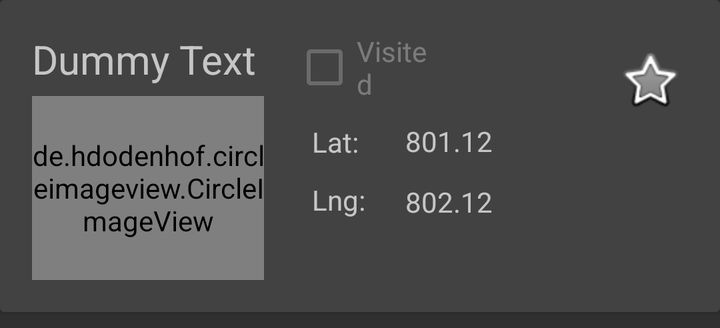
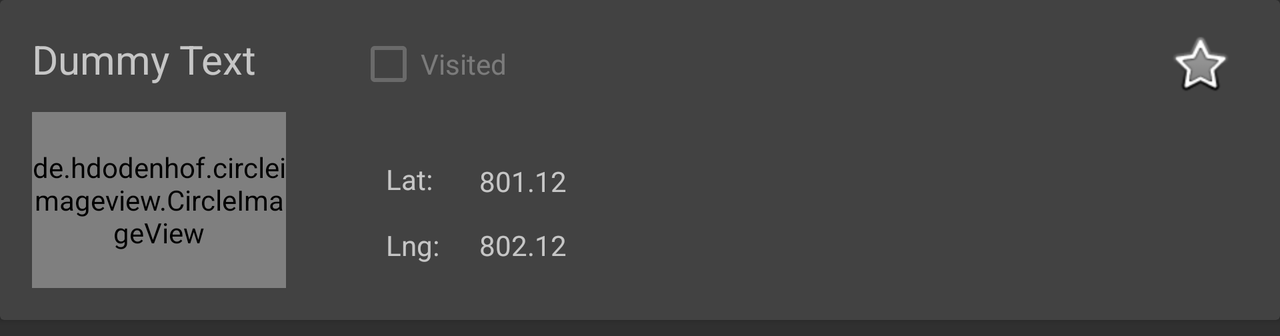

One screen, two layout resources from the same app: the default and the repository's alternative for another configuration. Each is rendered where Android would select it; the XML of both is given below.
<!-- AndroidManifest.xml: application theme AppTheme -->
<!-- res/layout/recyclerview_listitem.xml -->
<?xml version="1.0" encoding="utf-8"?>
<androidx.cardview.widget.CardView xmlns:android="http://schemas.android.com/apk/res/android"
                                   xmlns:app="http://schemas.android.com/apk/res-auto"
                                   xmlns:tools="http://schemas.android.com/tools" android:layout_width="match_parent"
                                   android:layout_height="wrap_content"
                                   android:layout_marginBottom="8dp"
                                   android:elevation="24dp">
    <RelativeLayout
            android:layout_width="match_parent"
            android:layout_height="wrap_content"
            android:padding="16dp">

        <de.hdodenhof.circleimageview.CircleImageView
                android:id="@+id/site_imageIcon"
                android:layout_width="116dp"
                android:layout_height="75dp"
                android:src="@mipmap/ic_launcher" android:layout_alignParentStart="true"
                android:layout_marginStart="0dp"
                android:layout_alignBottom="@+id/lng." android:layout_marginBottom="-31dp"
                android:layout_marginTop="32dp"
                android:layout_alignParentTop="true"/>

        <TextView
                android:id="@+id/site_name"
                android:layout_height="wrap_content"
                android:layout_toRightOf="@+id/site_imageIcon"
                android:layout_marginLeft="46dp"
                android:layout_marginTop="0dp"
                android:textSize="20sp"
                android:text="Dummy Text" android:layout_alignParentTop="true" android:layout_width="wrap_content"
                android:layout_alignParentStart="true" android:layout_marginStart="0dp"/>
        <CheckBox
                android:text="@string/site_cb_visited"
                android:layout_width="128dp"
                android:layout_height="wrap_content"
                android:layout_alignParentEnd="true"
                android:layout_toRightOf="@+id/site_imageIcon"
                android:layout_marginLeft="20dp"
                android:id="@+id/site_checkbox"
                android:enabled="false"
                android:layout_marginEnd="124dp" android:layout_toEndOf="@+id/site_name"
                android:layout_marginStart="18dp" android:layout_marginTop="0dp" android:layout_alignParentTop="true"/>

        <CheckBox
                android:button="@android:drawable/btn_star"
                android:layout_width="35dp"
                android:layout_height="wrap_content"
                android:id="@+id/site_list_favourite"

                android:background="@android:color/transparent"
                android:layout_gravity="center"
                app:layout_constraintEnd_toEndOf="parent"
                android:layout_marginEnd="0dp"
                android:layout_marginTop="8dp" app:layout_constraintTop_toTopOf="parent"
                app:layout_constraintStart_toEndOf="@+id/site_et_name"
                android:layout_marginBottom="50dp"
                app:layout_constraintBottom_toTopOf="@+id/site_et_description"
                app:layout_constraintVertical_bias="0.845"
                android:layout_alignParentEnd="true"
                android:enabled="false"
                android:layout_alignParentTop="true"/>
        <TextView
                android:text="Lat: "
                android:layout_width="wrap_content"
                android:layout_height="wrap_content"
                android:id="@+id/lat."
                android:layout_below="@+id/site_checkbox" android:layout_marginTop="10dp"
                android:layout_toEndOf="@+id/site_imageIcon" android:layout_marginStart="24dp"/>
        <TextView
                android:text="Lng:"
                android:layout_width="wrap_content"
                android:layout_height="wrap_content"
                android:id="@+id/lng."
                android:layout_below="@+id/site_checkbox" android:layout_marginTop="39dp"
                android:layout_alignStart="@+id/lat."/>
        <TextView
                android:text="802.12"
                android:layout_width="60dp"
                android:layout_height="wrap_content"
                android:id="@+id/site_list_lng"
                android:layout_below="@+id/site_checkbox" android:layout_marginTop="40dp"
                android:layout_alignParentEnd="true" android:layout_marginEnd="60dp" android:layout_toEndOf="@+id/lng."
                android:layout_marginStart="20dp"/>
        <TextView
                android:text="801.12"
                android:layout_width="wrap_content"
                android:layout_height="wrap_content"
                android:id="@+id/site_list_lat"
                android:layout_alignBottom="@+id/site_imageIcon" android:layout_marginBottom="60dp"
                android:layout_toEndOf="@+id/lat." android:layout_marginStart="20dp"
                android:layout_alignParentEnd="true" android:layout_marginEnd="40dp"/>

    </RelativeLayout>
</androidx.cardview.widget.CardView>
<!-- resources referenced by this layout -->
<resources>
  <string name="site_cb_visited">Visited</string>
  <style name="AppTheme" parent="Theme.AppCompat.NoActionBar">
          <item name="colorPrimary">@color/colorPrimary</item>
          <item name="colorPrimaryDark">@color/colorPrimaryDark</item>
          <item name="colorAccent">@color/colorAccent</item>
          <item name="android:color">#FFFFFF</item>
      </style>
  <color name="colorPrimary">#12060f</color>
  <color name="colorPrimaryDark">#c9b9ef</color>
  <color name="colorAccent">#e8ef14</color>
</resources>
<!-- res/layout-land/recyclerview_listitem.xml (the repository's variant of the layout above) -->
<!-- drawn on the phone turned sideways -->
<?xml version="1.0" encoding="utf-8"?>
<androidx.cardview.widget.CardView xmlns:android="http://schemas.android.com/apk/res/android"
                                   xmlns:app="http://schemas.android.com/apk/res-auto"
                                   android:layout_width="match_parent"
                                   android:layout_height="wrap_content"
                                   android:layout_marginBottom="8dp"
                                   android:elevation="24dp">
    <RelativeLayout
            android:layout_width="match_parent"
            android:layout_height="wrap_content"
            android:padding="16dp">

        <de.hdodenhof.circleimageview.CircleImageView
                android:id="@+id/site_imageIcon"
                android:layout_width="127dp"
                android:layout_height="88dp"
                android:src="@mipmap/ic_launcher" android:layout_alignParentStart="true"
                android:layout_marginStart="0dp"
                android:layout_marginTop="0dp" android:layout_below="@+id/site_list_favourite"/>

        <TextView
                android:id="@+id/site_name"
                android:layout_height="wrap_content"
                android:layout_toRightOf="@+id/site_imageIcon"
                android:layout_marginLeft="0dp"
                android:layout_marginTop="0dp"
                android:textSize="20sp"
                android:text="Dummy Text" android:layout_alignParentTop="true" android:layout_width="wrap_content"
                android:layout_alignParentStart="true" android:layout_marginStart="0dp"/>
        <CheckBox
                android:text="@string/site_cb_visited"
                android:layout_width="wrap_content"
                android:layout_height="wrap_content"
                android:layout_toRightOf="@+id/site_imageIcon"
                android:layout_marginLeft="73dp"
                android:layout_marginTop="0dp"
                android:id="@+id/site_checkbox"
                android:enabled="false" android:layout_toEndOf="@+id/site_name"
                android:layout_marginStart="50dp" android:layout_alignParentTop="true"/>

        <CheckBox
                android:button="@android:drawable/btn_star"
                android:layout_width="35dp"
                android:layout_height="wrap_content"
                android:id="@+id/site_list_favourite"

                android:background="@android:color/transparent"
                android:layout_gravity="center"
                app:layout_constraintEnd_toEndOf="parent"
                android:layout_marginEnd="5dp"
                android:layout_marginTop="0dp" app:layout_constraintTop_toTopOf="parent"
                app:layout_constraintStart_toEndOf="@+id/site_et_name"
                android:layout_marginBottom="8dp"
                app:layout_constraintBottom_toTopOf="@+id/site_et_description"
                app:layout_constraintVertical_bias="0.845"
                android:layout_alignParentEnd="true"
                android:enabled="false" android:layout_alignParentTop="true"/>
        <TextView
                android:text="Lat: "
                android:layout_width="wrap_content"
                android:layout_height="wrap_content"
                android:id="@+id/lat."
                android:layout_below="@+id/site_checkbox" android:layout_marginTop="32dp"
                android:layout_toEndOf="@+id/site_imageIcon" android:layout_marginStart="50dp"/>
        <TextView
                android:text="Lng:"
                android:layout_width="wrap_content"
                android:layout_height="wrap_content"
                android:id="@+id/lng."
                android:layout_below="@+id/site_checkbox" android:layout_marginTop="65dp"
                android:layout_toEndOf="@+id/site_imageIcon" android:layout_marginStart="50dp"/>
        <TextView
                android:text="802.12"
                android:layout_width="60dp"
                android:layout_height="wrap_content"
                android:id="@+id/site_list_lng"
                android:layout_below="@+id/site_checkbox" android:layout_marginTop="65dp"
                android:layout_toEndOf="@+id/lng." android:layout_marginStart="20dp"
                android:layout_alignParentEnd="true" android:layout_marginEnd="30dp"/>
        <TextView
                android:text="801.12"
                android:layout_width="wrap_content"
                android:layout_height="wrap_content"
                android:id="@+id/site_list_lat"
                android:layout_below="@+id/site_checkbox" android:layout_marginTop="33dp"
                android:layout_toEndOf="@+id/lat." android:layout_marginStart="20dp"
                android:layout_alignParentEnd="true" android:layout_marginEnd="30dp"/>

    </RelativeLayout>
</androidx.cardview.widget.CardView>
